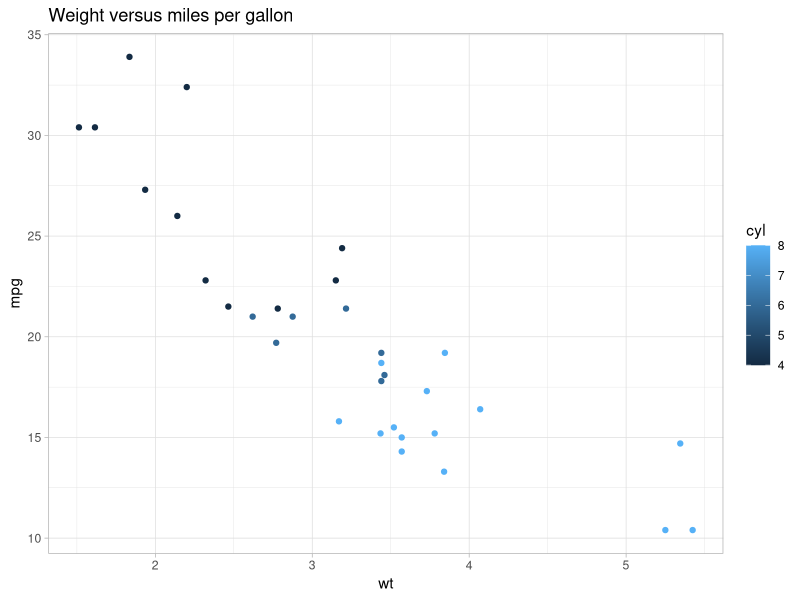
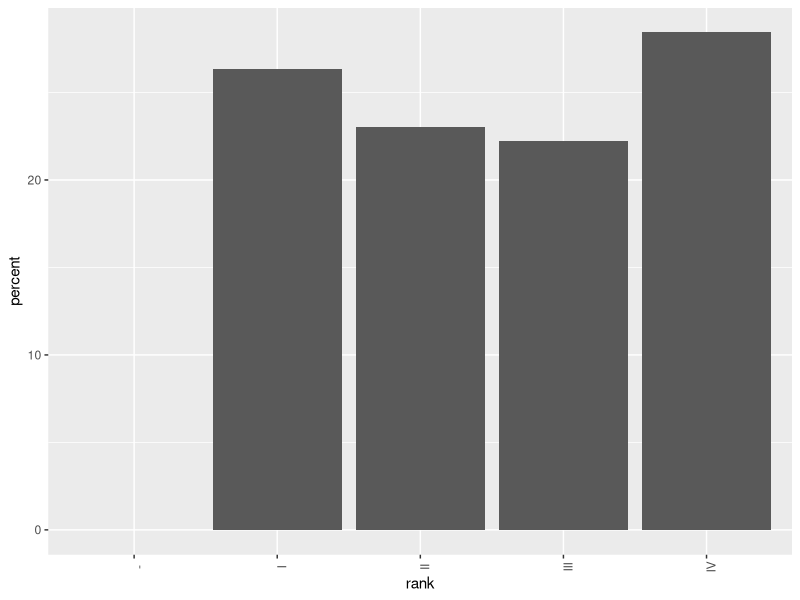

Reproduce these figures in R, in order. (Note: this script raises an error after producing the figures.)
## ---- chunk 1
knitr::opts_chunk$set(echo = TRUE, cache = TRUE)
## ---- chunk 2
library(ggplot2)
library(tidyverse)
## ---- chunk 3
mtcars %>% 
  ggplot(aes(wt, mpg)) +
  geom_point(aes(color = cyl)) + 
  theme_light() +
  labs(title = "Weight versus miles per gallon")
## ---- chunk 4
tft_stats <- read.delim("data/practice_data/tft_stats.tsv")
tft_stats
## ---- chunk 5
tft_stats %>% 
  ggplot(aes(rank, percent)) + 
  geom_col() + 
  theme(axis.text.x = element_text(angle = 90))
## ---- chunk 6
tft_stats$rank <- factor(tft_stats$rank, levels = tft_stats$rank)
## ---- chunk 7
tft_stats %>% 
  ggplot(aes(rank, percent)) + 
  geom_col() +
  theme(axis.text.x = element_text(angle = 90)) 
## ---- chunk 8
tft_stats %>% 
  ggplot(aes(rank, percent)) + 
  theme_light() +
  geom_col() +
  labs(x = "Rank",
       y = "Percent of player base",
       title = "Distribution of players across ranks in Team Fight Tactics",
       subtitle = "through August 2019; source: lolchess.gg") + 
  theme(axis.text.x = element_text(angle = 90, hjust = 1)) 

## ---- chunk 9
mtcars %>% 
  mutate(hp_to_wt = hp / wt) %>% 
  head()
## ---- chunk 10
mtcars %>% 
  mutate(hp_to_wt = hp / wt) %>% 
  ggplot(aes(x = hp / wt, y = qsec)) +
  geom_point() + 
  labs(x = "Horsepower-to-weight ratio (hp / lb)",
       y = "Quarter-mile time (seconds)",
       title = "Horsepower-to-weight ratio vs. quarter-mile time") + 
  theme_light()
## ---- chunk 11
mtcars %>% 
  mutate(hp_to_wt = hp / wt,
         proj_hsec = 2 * qsec)
## ---- chunk 12
tft_stats %>% 
  mutate(cumulative_percent = cumsum(percent)) 
## ---- chunk 13
tft_stats %>% 
  mutate(cumulative = cumsum(percent)) %>% 
  ggplot(aes(x = rank, group = 1)) + 
  theme_light() + 
  geom_col(aes(y = percent)) +
  geom_line(aes(y = cumulative), color = "red")
## ---- chunk 14
presence_abundance <- read.delim("data/abundance_presence.tsv")
## ---- chunk 15
presence_abundance %>% 
  mutate(cumulative_percent = cumsum(abundance) / sum(abundance) * max(abundance)) %>% 
  ggplot(aes(x = reorder(gene, -abundance), group = 1)) +
  theme_light() + 
  geom_line(aes(y = abundance)) + 
  geom_line(aes(y = cumulative_percent), color = "red", linetype = "dashed") + 
  theme(axis.text.x = element_text(angle = 90, vjust = 0.5)) + 
  labs(x = "",
       y = "Abundance",
       title = "Abundance of representative genes in sample metagenomes",
       subtitle = "Cumulative abundance in red")
## ---- chunk 16
tft_stats %>% 
  mutate(percent = percent / 100,
         cumulative = cumsum(percent) * max(percent)) 
## ---- chunk 17
tft_stats %>% 
  mutate(percent = percent / 100,
         cumulative = cumsum(percent) / 1 * max(percent)) 
## ---- chunk 18
presence_abundance <- presence_abundance %>% 
  mutate(cumulative_percent = cumsum(abundance) / sum(abundance) * max(abundance))
fo_difference <- function(pos){
  left <- (presence_abundance[pos, 4] - presence_abundance[1, 4]) / pos
  right <- (presence_abundance[nrow(presence_abundance), 4] - presence_abundance[pos, 4]) / (nrow(presence_abundance) - pos)
  return(left - right)
}
presence_abundance$fo_diffs <- sapply(1:nrow(presence_abundance), fo_difference)
presence_abundance[is.na(presence_abundance)] <- 0
## ---- chunk 19
presence_abundance %>% 
  mutate(fo_diffs = fo_diffs / max(fo_diffs) * max(abundance)) %>% 
  ggplot(aes(x = reorder(gene, -abundance), group = 1)) +
  theme_light() + 
  geom_line(aes(y = fo_diffs)) + 
  geom_line(aes(y = cumulative_percent), color = "red", linetype = "dashed") + 
  theme(axis.text.x = element_text(angle = 90, vjust = 0.5)) + 
  labs(x = "",
       y = "Abundance",
       title = "Abundance of representative genes in sample metagenomes")
## ---- chunk 20
(elbow <- which.max(presence_abundance$fo_diffs))
## ---- chunk 21
presence_abundance %>% 
  mutate(fo_diffs = fo_diffs / max(fo_diffs) * max(abundance)) %>% 
  ggplot(aes(x = reorder(gene, -abundance), group = 1)) +
  theme_light() + 
  geom_line(aes(y = fo_diffs)) + 
  geom_line(aes(y = cumulative_percent), color = "red", linetype = "dashed") + 
  geom_vline(xintercept = elbow, color = "red") + 
  theme(axis.text.x = element_text(angle = 90, vjust = 0.5)) + 
  labs(x = "",
       y = "Abundance",
       title = "Abundance of representative genes in sample metagenomes")
## ---- chunk 22
presence_abundance[1:6, ] 
